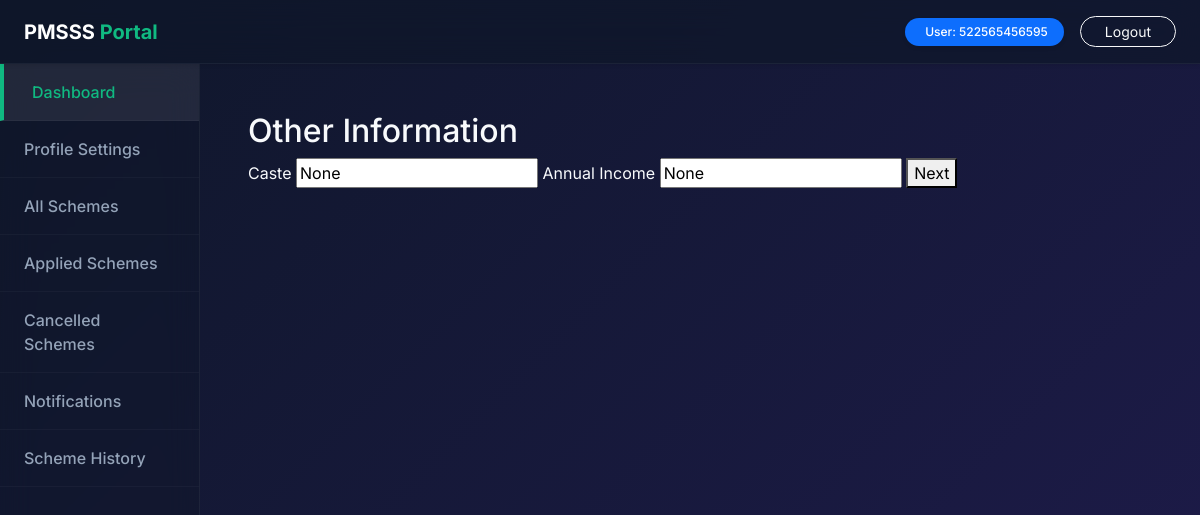
Page /student/profile/other/ (signed in) on the earlier database version.
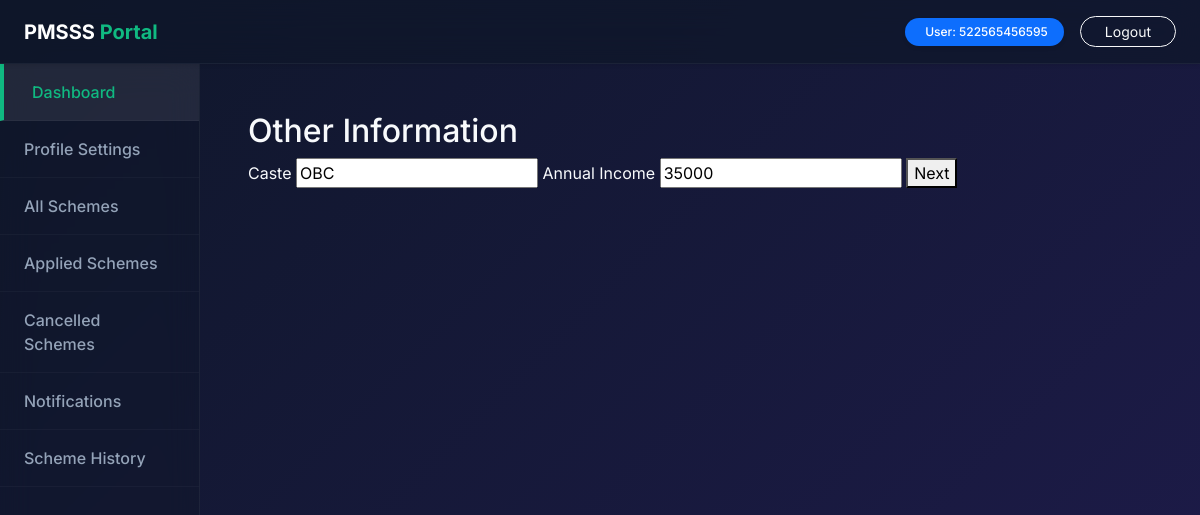
Same page on the later database version.
### accounts/models.py (models this page shows)
class StudentProfile(models.Model):
    student = models.OneToOneField(User, on_delete=models.CASCADE)
    full_name = models.CharField(max_length=100)
    dob = models.DateField(null=True)
    gender = models.CharField(max_length=10, null=True)
    mobile = models.CharField(max_length=10, null=True)
    email = models.EmailField(null=True)
    address = models.TextField(null=True)
    district = models.CharField(max_length=50, null=True)
    state = models.CharField(max_length=50, null=True)
    pincode = models.CharField(max_length=6, null=True)
    caste = models.CharField(max_length=30, null=True)
    income = models.IntegerField(null=True)
    course = models.CharField(max_length=50, null=True)
    institute = models.CharField(max_length=100, null=True)
    year = models.IntegerField(null=True)
    last_qualification = models.CharField(max_length=100, null=True)
    hostel = models.BooleanField(default=False)

### accounts/views.py (the view)
# urls.py: path("student/profile/other/", views.profile_other, name="profile_other"),
@login_required
def profile_other(request):
    profile = StudentProfile.objects.get(student=request.user)
    if request.method == "POST":
        profile.caste = request.POST.get("caste")
        income = request.POST.get("income")
        profile.income = int(income) if income else None
        profile.save()
        return redirect("profile_course")
    return render(request, "profile/other.html", {"profile": profile})

### templates/profile/other.html (shortened to what this page needs)
{% extends "layout/base.html" %}
{% block content %}
<h2>Other Information</h2>
<form method="post">
<label>Caste</label>
<input name="caste" value="{{profile.caste}}" required>
<label>Annual Income</label>
<input name="income" value="{{profile.income}}" required>
<button>Next</button>
</form>
{% endblock %}

Differences in the rows shown:
changed StudentProfile: caste "None" → "OBC"; income "None" → "35000"
